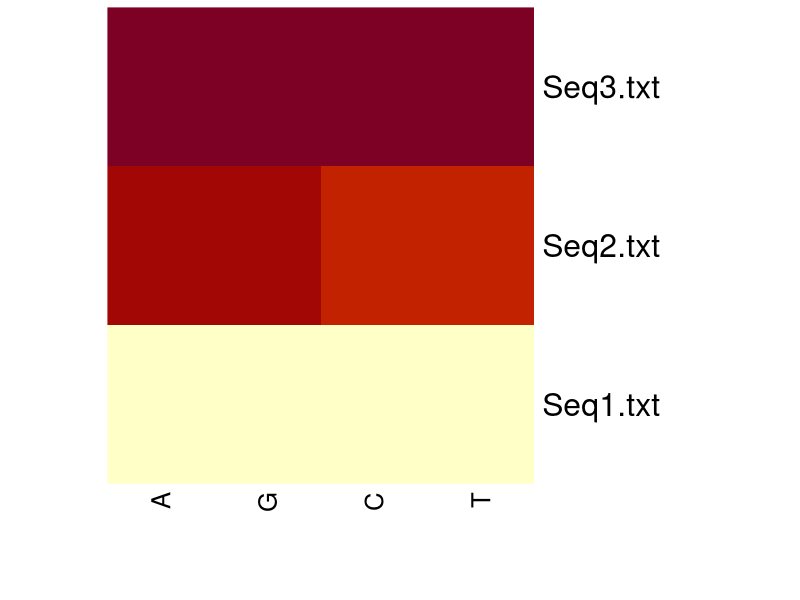

Recreate this plot in R.
#! /usr/bin/Rscript

## Author: Patrick Rynkiewicz
## Description: Visualization of DNA Content via heatmap.


# read in input file.
seqs <- read.csv('SeqComparison.csv', header = T)

# clean up data.
rownames(seqs) <- seqs[ , 1]
seq_matrix <- data.matrix(seqs[ , -1]) #make the numbers in the file numeric data type.


# plot heatmap.
png(filename = "heatmap_output.png") #open png file.
heatmap(seq_matrix, Rowv=NA, Colv=NA,  scale="column", margins=c(7,10)) #heatmap plot.
dev.off() 
#close the png file.
